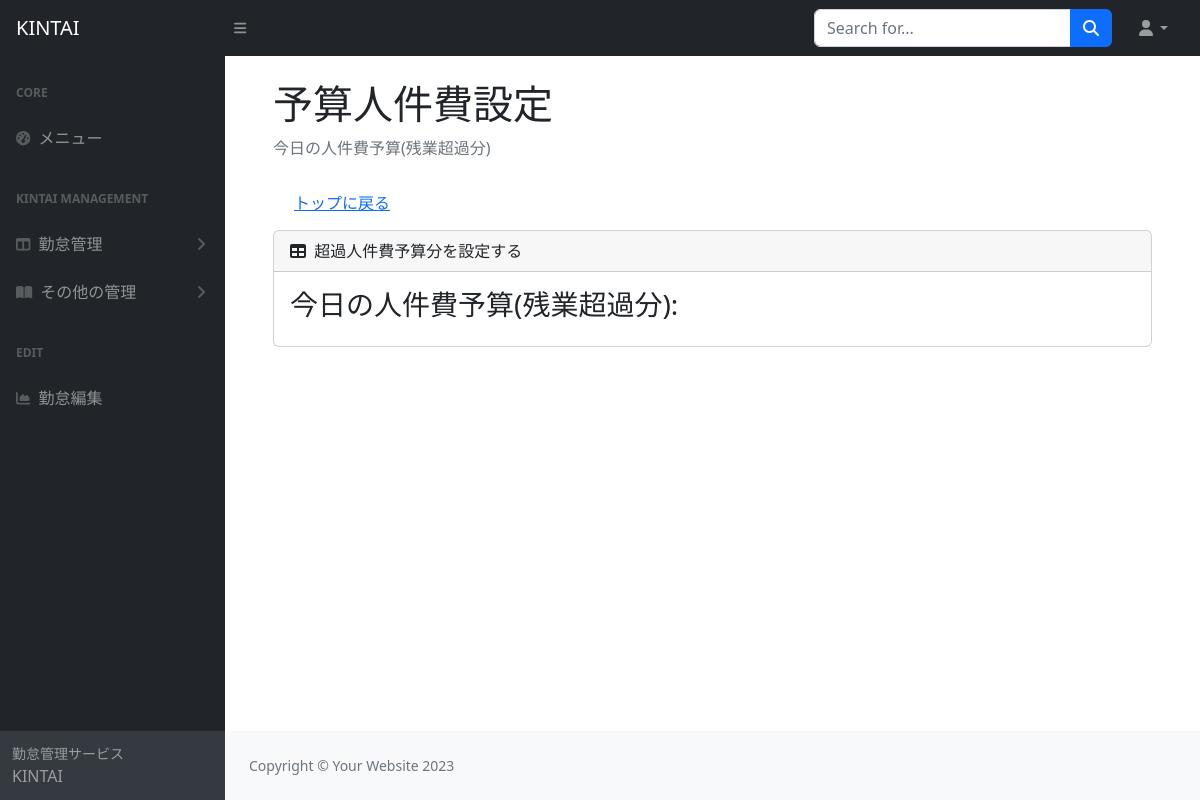
Before: /top/kintai/budget/ with the older database file.
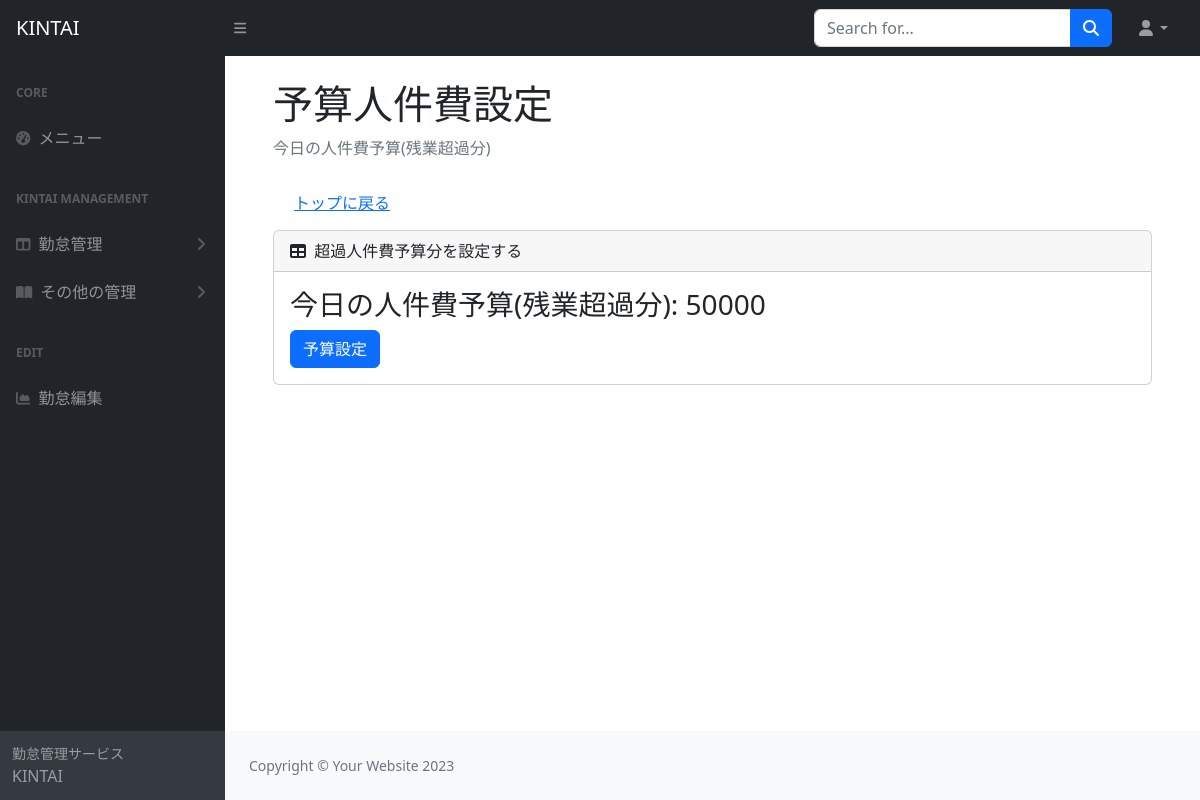
After: the same page with the newer database file.
### kintai/models.py (models this page shows)
class Budget(models.Model):
  name = models.IntegerField(
   verbose_name='人件費予算(超過分)',
  )

### kintai/views.py (the view)
# urls.py: path('kintai/budget/', BudgetList.as_view(), name='budget'),
class BudgetList(ListView):
  template_name = 'kintaiapp/budget.html'
  model = Budget
  def get_context_data(self, **kwargs):
    context = super().get_context_data(**kwargs)
    context['object_list'] = Budget.objects.all()
    return context

### kintai/templates/kintaiapp/budget.html
{% extends 'base.html' %}
{% block content %}
<main>
  <div class="container-fluid px-4">
    <h1 class="mt-4">予算人件費設定</h1>
    <ol class="breadcrumb mb-4">
      <li class="breadcrumb-item active">今日の人件費予算(残業超過分)</li>
    </ol>
    <div class="m-2">
      <a href="{% url 'kintaitop' %}" class="btn btn-link" tabindex="-1" role="button" aria-disabled="true">トップに戻る</a>
    </div>
    <div class="card mb-4">
      <div class="card-header">
        <i class="fas fa-table me-1"></i>
        超過人件費予算分を設定する
      </div>
      <div class="card-body">
        <h3>今日の人件費予算(残業超過分):
          {% for item in object_list %}
          {{ item.name }}</h3>
        <a href="{% url 'budgetupdate' item.pk %}" class="btn btn-primary" tabindex="-1" role="button" aria-disabled="true">予算設定</a>
        {% endfor %}
      </div>
    </div>
  </div>
</main>
{% endblock %}

Changed rows visible on the page:
added Budget: name "50000"
